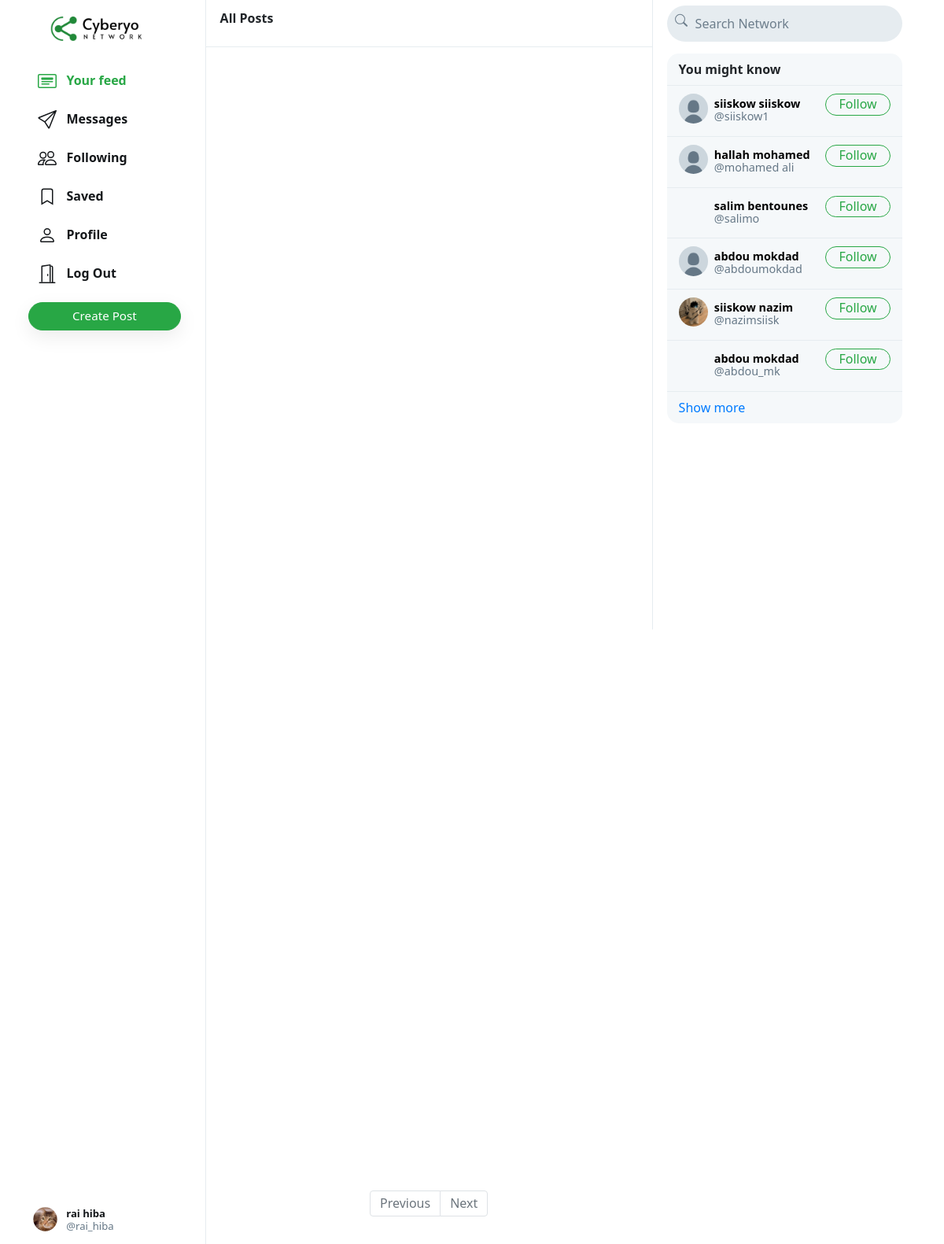
Screenshot of / (signed in) with the database file from the repository.
### network/models.py (models this page shows, shortened)
class User(AbstractUser):
    profile_pic = models.ImageField(upload_to='profile_pic/')
    bio = models.TextField(max_length=160, blank=True, null=True)
    cover = models.ImageField(upload_to='covers/', blank=True)

### network/views.py (the view, shortened to what this page needs)
# urls.py: path("", views.index, name="index"),
def index(request):
    followings = []
    suggestions = []
    if request.user.is_authenticated:
        followings = Follower.objects.filter(followers=request.user).values_list('user', flat=True)
        user_posts = Post.objects.filter(creater=request.user).order_by('-date_created')  #zedtha
        public_posts = Post.objects.filter(privacy='public').order_by('-date_created')  #zedtha
        following_user = Follower.objects.filter(followers=request.user).values('user')
        private_posts = Post.objects.filter(creater__in=following_user).order_by('-date_created')  #zedtha
        print(following_user)
        is_admin = request.user.groups.filter(name='administrateur').exists()
        posts = public_posts | private_posts | user_posts #zedtha
        suggestions = User.objects.exclude(pk__in=followings).exclude(username=request.user.username).order_by("?")[:6]
        all_suggestions = User.objects.exclude(pk__in=followings).exclude(username=request.user.username).order_by("?")
    return render(request, "network/index.html", {
        "posts": posts,
        "suggestions": suggestions,
        "all_suggestions": all_suggestions,
        "page": "all_posts",
        'profile': False,
        "is_admin":is_admin,
    })

### network/templates/network/index.html (shortened to what this page needs)
{% extends "network/layout.html" %}
{% load static %}
{% block body %}
    <div class="main-div">
        <div class="left-div">
            <nav class="head heading">
                {% if page == 'all_posts' %}
                    All Posts
                {% elif page == 'following' %}
                    Following
                {% elif page == 'saved' %}
                    Saved
                {% elif page == 'profile' %}
                    Profile
                {% else %}
                    Explore
                {% endif %}
            </nav>
            <div class="left-div-content">
                <div class="posts-view">
                    <div class="main-div-content">
                        <nav aria-label="Page navigation example" class="pagination-bar">
                            <ul class="pagination justify-content-center">
                                {% if posts.has_previous %}
                                    <li class="page-item">
                                        <a class="page-link" href="?page={{ posts.previous_page_number | default:1}}" tabindex="-1" aria-disabled="true">Previous</a>
                                    </li>
                                {% else %}
                                    <li class="page-item disabled">
                                        <a class="page-link" href="" tabindex="-1" aria-disabled="true">Previous</a>
                                    </li>
                                {% endif %}
                                {% if posts.has_next %}
                                    <li class="page-item">
                                        <a class="page-link" href="?page={{ posts.next_page_number }}">Next</a>
                                    </li>
                                {% else %}
                                    <li class="page-item disabled">
                                        <a class="page-link" href="">Next</a>
                                    </li>
                                {% endif %}
                            </ul>
                          </nav>
                    </div>
                </div>
            </div>
        </div>
    </div>
{% endblock %}

### network/templates/network/layout.html (shortened to what this page needs)
{% load static %}
<!DOCTYPE html>
<html lang="en">
    <head>
        <link rel="stylesheet" href="https://stackpath.bootstrapcdn.com/bootstrap/4.4.1/css/bootstrap.min.css">
        <link href="{% static 'network/styles.css' %}" rel="stylesheet">
        <link rel="stylesheet" href="https://use.fontawesome.com/releases/v5.15.1/css/all.css">
    </head>
    <body>
        <div class="body" data-page="{{page}}">
            <div class="sidenav">
                <a href="{% url 'index' %}" class="navbar-brand">
                    <img src="{% static 'network/Images/logo.png' %}" height="31px">
                </a>
                <div style="height: 100%;">
                    <div>
                        <div>
                            <ul>
                                <li class="nav-item" id="all_posts">
                                <a href="{% url 'index' %}" class="nav-link">
                                    <div>
                                        &nbsp;&nbsp;Your feed
                                    </div>
                                </a>
                                </li>
                                {% if user.is_authenticated %}
                                    <li class="nav-item" id="messaging">
                                        <a href="{% url 'chatting' %}" class="nav-link">
                                            <div>
                                                &nbsp;&nbsp;Messages
                                            </div>
                                        </a>
                                    </li>
                                    <li class="nav-item" id="following">
                                        <a href="{% url 'following' %}" class="nav-link">
                                            <div>
                                                &nbsp;&nbsp;Following
                                            </div>
                                        </a>
                                    </li>
                                    <li class="nav-item" id="saved">
                                        <a href="{% url 'saved' %}" class="nav-link">
                                            <div>
                                                <svg width="1.5em" height="1.5em" viewBox="0 0 16 16" class="bi bi-bookmark" fill="currentColor" xmlns="http://www.w3.org/2000/svg">
                                                    <path fill-rule="evenodd" d="M8 12l5 3V3a2 2 0 0 0-2-2H5a2 2 0 0 0-2 2v12l5-3zm-4 1.234l4-2.4 4 2.4V3a1 1 0 0 0-1-1H5a1 1 0 0 0-1 1v10.234z"/>
                                                  </svg>
                                                &nbsp;&nbsp;Saved
                                            </div>
                                        </a>
                                    </li>
                                    <li class="nav-item" id="profile">
                                        <a href="{% url 'profile' user.username %}" class="nav-link">
                                            <div>
                                                &nbsp;&nbsp;Profile
                                            </div>
                                        </a>
                                    </li>
                                    <li class="nav-item" id="logout">
                                        <a href="{% url 'logout' %}" class="nav-link">
                                            <div>
                                                &nbsp;&nbsp;Log Out
                                            </div>
                                        </a>
                                    </li>
                                {% endif %}
                            </ul>
                        </div>
                        {% if user.is_authenticated %}
                            <button id="popup-btn" class="btn btn-success new-post-btn" onclick="createpost()">Create Post</button>
                        {% endif %}
                    </div>
                    <div style="position: absolute; bottom: 10px;">
                        {% if user.is_authenticated %}
                            <li class="nav-item sidenav-user">
                                <a href="{% url 'profile' user.username %}" class="nav-link">
                                    <div class="user_account">
                                        <div class="small-profilepic" style="float: left; background-image: url(/media/{{user.profile_pic}})"></div>
                                        <div style="height: 2.7vw; margin: auto;">
                                            <div style="margin-top: 4px;"><strong>{{user.first_name}} {{user.last_name}}</strong></div>
                                            <div class="grey" style="margin-top: 4px;">@{{ user.username }}</div>
                                        </div>
                                    </div>
                                </a>
                            </li>
                        {% endif %}
                    </div>
                </div>
            </div>
            {%block chat%}
            {% block body %}
            {% endblock %}
            {% block right_ %}
            <div class="right-div">
                <nav class="head">
                    <form action="#">
                        <div class="search-div">
                            <div>
                            </div>
                            <input type="text" name="query" id="search-box" placeholder="Search Network">
                        </div>
                    </form>
                </nav>
                <div class='right-div-content'>
                    <div class="space" style="background-color: white;"></div>
                    {% if user.is_authenticated %}
                        <div class="suggestion-box">
                            <div class="suggestion-header">
                                You might know
                            </div>
                            {% for suggestion in suggestions %}
                                <div class="suggestion-user">
                                    <div>
                                        <a href="{% url 'profile' suggestion.username %}">
                                            <div class="small-profilepic" style="background-image: url(/media/{{suggestion.profile_pic}})"></div>
                                        </a>
                                    </div>
                                    <div class="user-details">
                                        <a href="{% url 'profile' suggestion.username %}">
                                            <div id="user-name">
                                                <strong>
                                                    {{suggestion.first_name}} {{suggestion.last_name}}
                                                </strong>
                                            </div>
                                            <div class="grey">@{{suggestion.username}}</div>
                                        </a>
                                    </div>
                                    <div>
                                        <button class="btn btn-outline-success" type="button" onclick="follow_user(this,'{{suggestion.username}}','suggestion')">Follow</button>
                                    </div>
                                </div>
                            {% empty %}
                                    <div style="text-align: center; border-bottom: .5px solid #e6ecf0; padding: 10px 15px;">
                                        <span class="grey" style="font-size: .9em;">No suggestions available.</span>
                                    </div>
                            {% endfor %}
                            <div class="suggestion-footer">
                                <a onclick="showSuggestions()" href="#">Show more</a>
                            </div>
                        </div>
                    {% endif %}
                </div>
                {% endblock %}
            </div>
            {% endblock %}
        </div>
</body>
</html>

### network/static/network/styles.css (style rules this page uses)
.body { display: flex; min-height: 100%; font-family: system-ui, sans-serif; }
.btn { border-radius: 20px; padding: 0.32rem 1rem 0.375rem 1rem; }
.btn, .btn:focus, .btn:active { box-shadow: none !important; -webkit-box-shadow: none !important; }
.grey { color: #657786; }
svg { vertical-align: text-top; }
.sidenav { height: 100%; width: 21.8%; position: fixed; top: 0; left: 0; padding: 15px; list-style: none; border-right: .5px solid #e6ecf0; z-index: 100; padding-left: 3%; background-color: white; }
.sidenav ul { list-style: none; padding-left: 0px; margin-top: 3vh; }
.sidenav li { margin-top: 7px; }
.sidenav .nav-link { color: #14171a; line-height: .7em; font-weight: 700; padding: 0px; }
.sidenav .nav-link > div { padding: 10px 20px 8px 12px; border-radius: 25px; line-height: 0.9em; width: max-content; }
.new-post-btn { padding-left: 55px !important; padding-right: 55px !important; font-size: .95em; font-weight: 530; box-shadow: rgba(0, 0, 0, 0.08) 0px 8px 24px !important; }
.user_account { display: flex; font-size: .82rem; font-weight: normal; padding-top: 3px !important; padding-bottom: 3px !important; padding-left: 3px !important; }
.user_account .small-profilepic { transform: scale(.82); margin-left: auto; margin-top: auto; }
.active a { color: #28a745 !important; }
.main-div { position: relative; width: 47.25%; min-height: 100vh; left: 21.8%; }
.left-div { position: relative; }
.head { height: 7.5vh; }
.heading { position: fixed; width: 47.255%; top: 0px; padding: 18px; border-bottom: .5px solid #e6ecf0; line-height: .7em; font-weight: 800; background-color: #fff; z-index: 1000; }
.left-div-content { margin-top: 7.5vh; }
.small-profilepic { width: 3.1vw; height: 3.1vw; border-radius: 9999px; overflow: hidden; margin-right: 8px; background-size: cover; background-repeat: no-repeat; background-position: center; box-sizing: content-box; }
.space { height: 8px; background-color: #e6ecf0; }
.pagination-bar { margin-top: 35px; margin-bottom: 35px; }
.pagination-bar .page-link { line-height: .9em; }
.page-link { color: #28a745; }
.right-div { width: 28%; height: 100vh; position: fixed; right: 2.95%; border-left: .5px solid #e6ecf0; background-color: white; }
.right-div .head { padding: .9vh 1.5vw; }
.right-div .search-div { margin-left: auto; margin-right: auto; display: flex; border-radius: 25px; background-color: #e6ecf0; padding-left: 10px; padding-right: 10px; vertical-align: middle; }
#search-box { height: 5.7vh; border: none; background: none; outline: none; width: 100%; margin-left: 8px; }
#search-box::placeholder { color: #6d7e8c; }
.right-div-content { height: 92.5vh; overflow: auto; padding-left: 1.5vw; padding-right: 1.5vw; }
.suggestion-box, .guest-box { border-radius: 15px; overflow: hidden; background-color: #f5f8fa; }
.suggestion-header { padding: 13px 15px; line-height: .9em; font-weight: 800; border-bottom: .5px solid #e6ecf0; }
.suggestion-user { display: flex; padding: 10px 15px; font-size: .9em; border-bottom: .5px solid #e6ecf0; }
.suggestion-user a { color: black; text-decoration: none; }
.user-details { flex: 1; line-height: 1.1em; padding: 5px 0px 7px 0px; }
.suggestion-user .btn { padding: 0em 1em .09em 1em; }
.suggestion-footer { padding: 13px 15px; line-height: .9em; }
.suggestion-footer a { text-decoration: none; }

### rows the page displays
User: profile_pic (picture), first_name "rai", last_name "hiba", username "rai_hiba"
User: profile_pic (placeholder picture), first_name "siiskow", last_name "siiskow", username "siiskow1"
User: profile_pic (placeholder picture), first_name "hallah", last_name "mohamed", username "mohamed ali"
User: first_name "salim", last_name "bentounes", username "salimo"
User: profile_pic (placeholder picture), first_name "abdou", last_name "mokdad", username "abdoumokdad"
User: profile_pic (picture), first_name "siiskow", last_name "nazim", username "nazimsiisk"
User: first_name "abdou", last_name "mokdad", username "abdou_mk"
